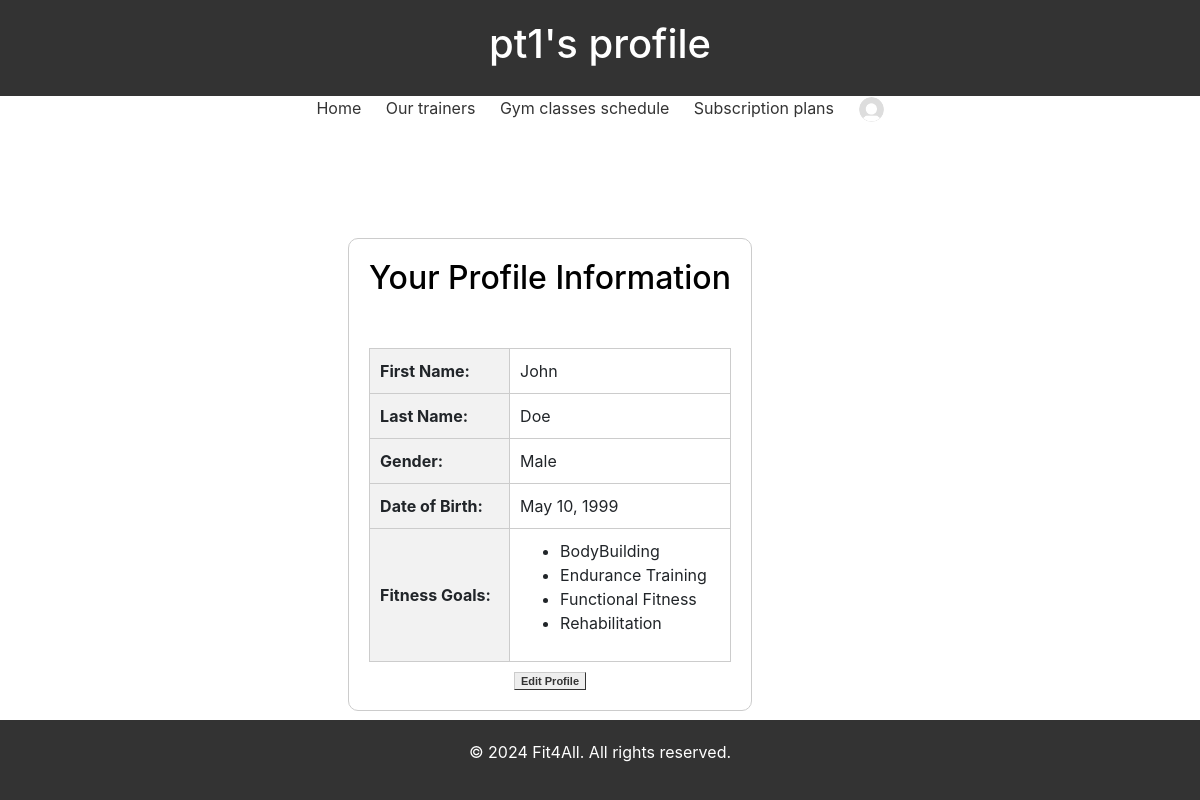
The page /profile/ (signed in) on the database as committed earlier.
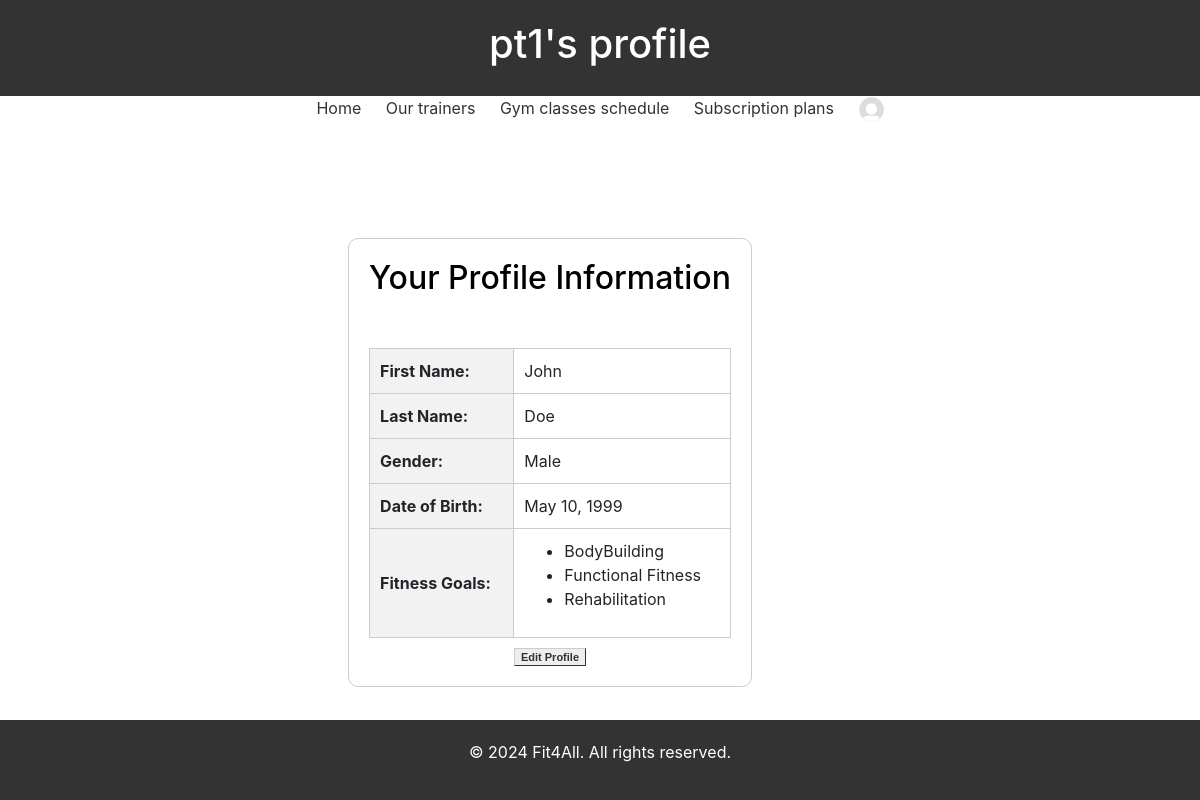
The same page on the database as committed later.
### gestione_palestra/models.py (models this page shows)
class FitnessGoal(models.Model):
    name = models.CharField(max_length=100)

### gestione_palestra/views.py (the view, shortened to what this page needs)
# urls.py: path('profile/', views.ProfileView.as_view(), name='profile'),
class ProfileView(View):
    def get(self, request):
        if not request.user.is_authenticated:
            messages.error(request, "You have to login first")
            return redirect(reverse('login'))
        if request.user.is_instructor:
            user_profile, created = models.TrainerProfile.objects.get_or_create(user=request.user)
            form = forms.TrainerProfileForm(instance=user_profile)
            fitness_goals = get_fitness_goals(user_profile)
            context = {'form': form, 'user_profile':user_profile, 'user_fitness_goals':fitness_goals}
        elif request.user.is_manager:
            messages.success(request, f"Welcome to Fit4All, {request.user}")
            return redirect(reverse('dashboard'))
        return render(request=request, template_name='profile.html', context=context)

### gestione_palestra/views.py (called while the page is built)
def get_fitness_goals(trainer_profile):
    fitness_goals = trainer_profile.fitness_goals.all()
    fitness_goal_names = [fitness_goal.name for fitness_goal in fitness_goals]
    return fitness_goal_names

### templates/profile.html (shortened to what this page needs)
{% extends "base.html" %}
{% block header %} {{ request.user }}'s profile {% endblock header %}
{% block content %}
<div class="user-profile-container">
    <div class="user-profile">
        <h2> Your Profile Information</h2>
    <table class="user-details">
        <tr>
            <th>First Name:</th>
            <td>{{ user_profile.first_name }}</td>
        </tr>
        <tr>
            <th>Last Name:</th>
            <td>{{ user_profile.last_name }}</td>
        </tr>
        <tr>
            <th>Gender:</th>
            <td>{{ user_profile.get_gender_display }}</td>
        </tr>
        <tr>
            <th>Date of Birth:</th>
            {% if user_profile.date_of_birth|date:"Y-m-d" == now|date:"Y-m-d" %}
                <td></td>
            {% else %}
                <td>{{ user_profile.date_of_birth|date:"F d, Y" }}</td>
            {% endif %}
        </tr>
        {% if request.user.is_instructor %}
        <tr>
            <th>Fitness Goals:</th>
            <td>
                <ul>
                    {% for goal in user_fitness_goals %}
                        <li>{{ goal }}</li>
                    {% endfor %}
                </ul>
            </td>
        </tr>
        {% endif %}
    </table>
    <div class="edit-profile" style="display: flex; justify-content: center; margin-top:10px">
        <a class="button" href="{% url 'update-profile' %}">Edit Profile</a>
    </div>
    </div>
{% endblock %}

Rows that differ between the two databases and show on the page:
removed FitnessGoal: user_fitness_goals "Endurance Training"
